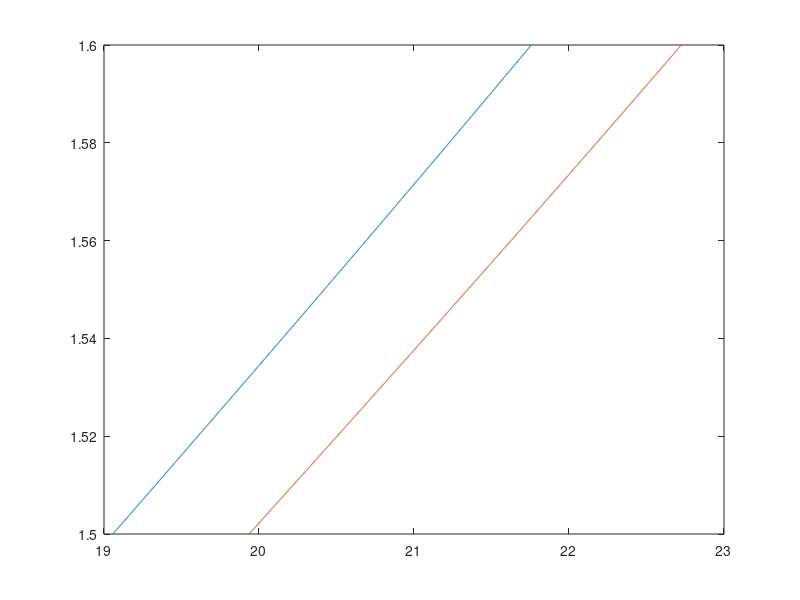

Recreate this plot in MATLAB.
clear all;
cd('D:\TuanShu');
lam_f=(1.5:0.0001:1.6)';
lam_s=lam_f/2;
T=25;

% ne = refractive index for extrordinary ray

	        a_CLT=4.514261;           
		    b_CLT=0.011901;
		    c_CLT=0.110744;
            d_CLT=-0.02323;
            e_CLT=0.076144;
            f_CLT=0.195596;
            bT_CLT=(1.82194*1E-8)*(T+273.15)^2;
            cT_CLT=(1.5662*1E-8)*(T+273.15)^2;
            
            ne_f_CLT=(a_CLT+(b_CLT+bT_CLT)./(lam_f.^2-(c_CLT+cT_CLT).^2)+e_CLT./(lam_f.^2-f_CLT^2)+d_CLT*lam_f.^2).^0.5 ;
		    ne_s_CLT=(a_CLT+(b_CLT+bT_CLT)./(lam_s.^2-(c_CLT+cT_CLT).^2)+e_CLT./(lam_s.^2-f_CLT^2)+d_CLT*lam_s.^2).^0.5 ;
            qpm_period_CLT=(ne_s_CLT./lam_s-ne_f_CLT./lam_f-ne_f_CLT./lam_f).^(-1);
            
	        a_SLT=4.528254;           
		    b_SLT=0.012962;
		    c_SLT=0.242783;
            d_SLT=-0.02288;
            e_SLT=0.068131;
            f_SLT=0.177370;
            g_SLT=1.307470;
            h_SLT=7.061878;
            bT_SLT=(3.483933*1E-8)*(T+273.15)^2;
            cT_SLT=(1.607839*1E-8)*(T+273.15)^2;
            
            ne_f_SLT=(a_SLT+(b_SLT+bT_SLT)./(lam_f.^2-(c_SLT+cT_SLT).^2)+e_SLT./(lam_f.^2-f_SLT^2)+g_SLT./(lam_f.^2-h_SLT^2)+d_SLT*lam_f.^2).^0.5 ;
		    ne_s_SLT=(a_SLT+(b_SLT+bT_SLT)./(lam_s.^2-(c_SLT+cT_SLT).^2)+e_SLT./(lam_s.^2-f_SLT^2)+g_SLT./(lam_f.^2-h_SLT^2)+d_SLT*lam_s.^2).^0.5 ;
            qpm_period_SLT=(ne_s_SLT./lam_s-ne_f_SLT./lam_f-ne_f_SLT./lam_f).^(-1);
            
%plot(lam_f,ne_s_CLT-ne_f_CLT,lam_f,ne_s_SLT-ne_f_SLT);
plot(qpm_period_CLT,lam_f,qpm_period_SLT,lam_f);
M=[lam_f qpm_period_CLT qpm_period_SLT];
dlmwrite('QPM_period.txt',M,'delimiter','\t','newline','pc');